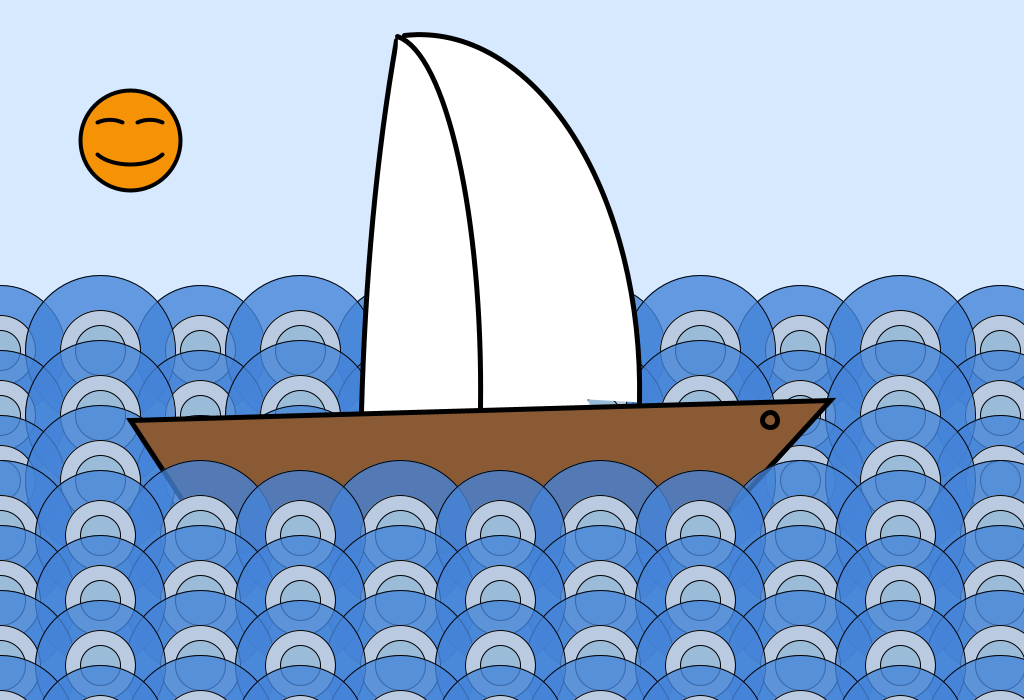
Frame 1 (no input)
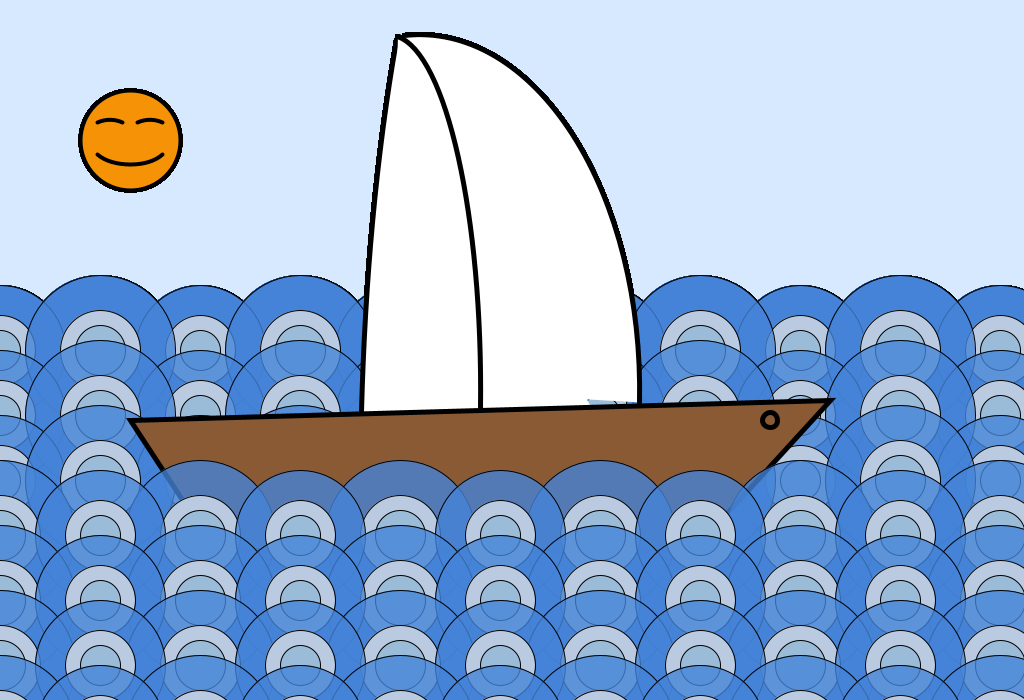
Frame 60 (the mouse pressed at the canvas centre just before this capture)
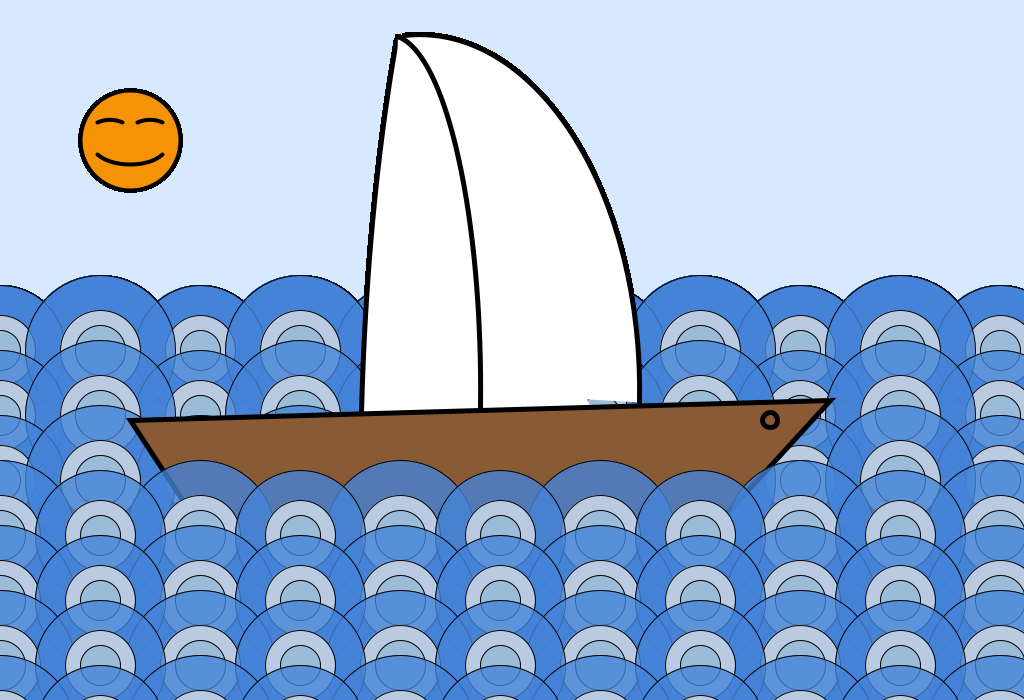
Frame 120 (the mouse held since frame 60 and released just before this capture)

The Processing sketch that drew these frames (run headless with seeded random() and noise(); from frame 60 on, the mouse is pressed at the canvas centre):

// Processing sketch: sailing_update
// ── sailing_update.pde
void setup() {
  smooth();
  size(1024, 700);
  background(214, 233, 255);
}
void draw() {
  //Sun
  strokeWeight(5);
  fill(245, 146, 5);
  strokeWeight(4);
  ellipse(130, 140, 100, 100);
  arc(110, 140, 50, 40, radians(240), radians(300));
  arc(150, 140, 50, 40, radians(240), radians(300));
  arc(130, 140, 80, 50, radians(90-55), radians(90+55));
//back waves 
strokeWeight(1);
  for (int d=350; d<=600-65; d+=65) {
    for (int i=0; i<=1154; i+=200) {
      fill(68, 131, 216, 200);//back wave for each line
      ellipse(i, d, 130, 130);
      fill(186, 202, 224);
      ellipse(i, d, 70, 70);
      fill(155, 188, 216);
      ellipse(i, d, 40, 40);
    }
    for (int i=0; i<=1154; i+=200) {
      fill(68, 131, 216, 200);//fore wave for each line
      ellipse(i+100, d, 150, 150);
      fill(186, 202, 224);
      ellipse(i+100, d, 80, 80);
      fill(155, 188, 216);
      ellipse(i+100, d, 50, 50);
    }
  }


  //boat
  //arc(660,405,345,300,radians(-2),radians(80));
  strokeWeight(5);
  fill(255, 255, 255);//white
  arc(420, 390, 440, 710, radians(-94), radians(2));
  arc(635, 490, 550, 1800, radians(185), radians(210));
  arc(390, 390, 182, 710, radians(-85), radians(3));
  fill(137, 90, 52);//Brown
  quad(130, 420, 215, 550, 692, 551, 830, 400);
  ellipse(770, 420, 15, 15);
  //front waves
  strokeWeight(1);
  for (int d=600-65; d<=800; d+=65) {
    for (int i=0; i<=1154; i+=200) {
      fill(68, 131, 216, 200);//back wave for each line
      ellipse(i, d, 150, 150);
      fill(186, 202, 224);
      ellipse(i, d, 80, 80);
      fill(155, 188, 216);
      ellipse(i, d, 50, 50);
    }
    for (int i=0; i<=1154; i+=200) {
      fill(68, 131, 216, 200);//fore wave for each line
      ellipse(i+100, d, 130, 130);
      fill(186, 202, 224);
      ellipse(i+100, d, 70, 70);
      fill(155, 188, 216);
      ellipse(i+100, d, 40, 40);
    }
  }
  //cover
  fill(214, 233, 255);
  strokeWeight(0);
  //rect(-1, 553, 1024, 500);
}
